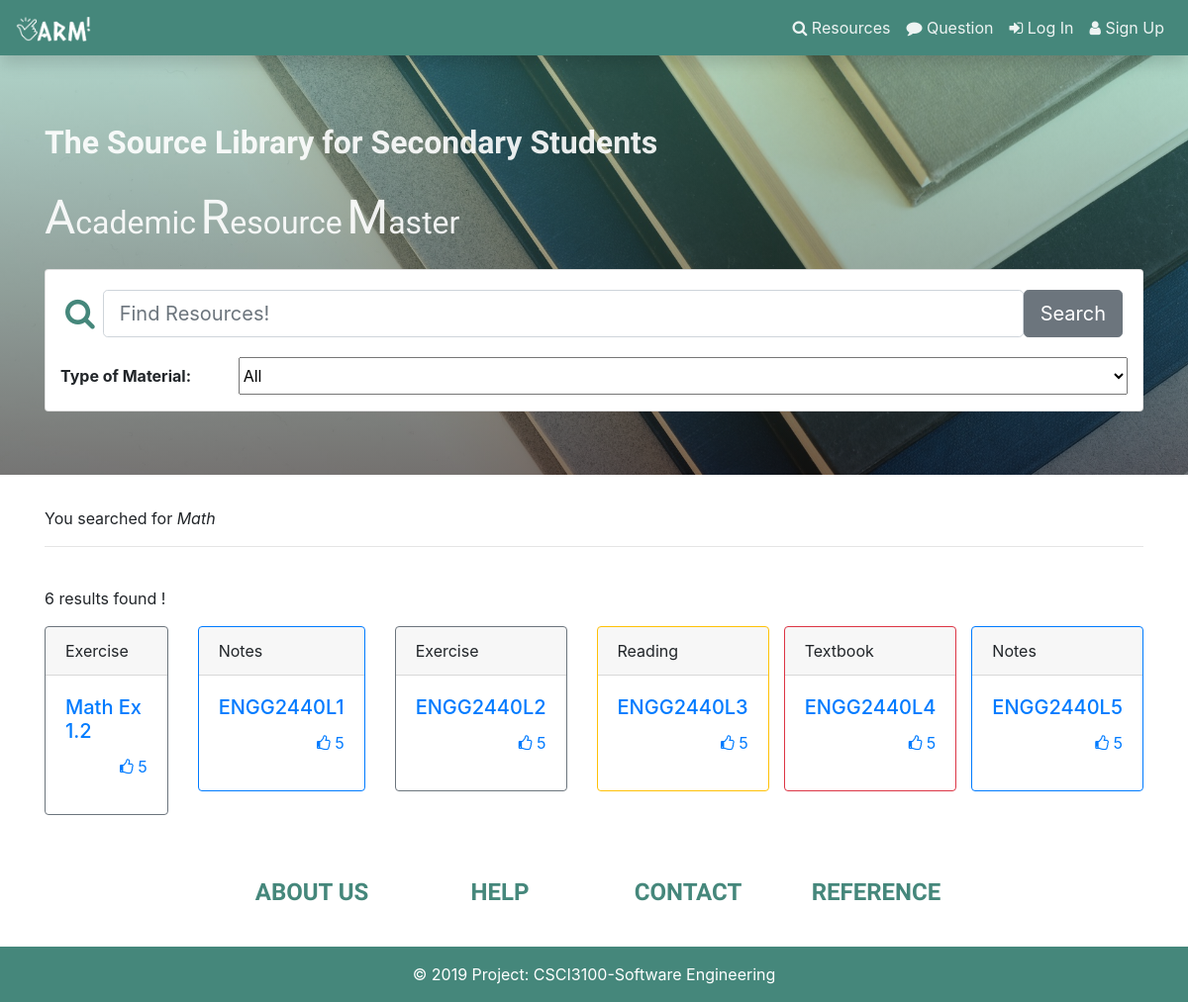
Screenshot of /result.php?search_content=Math&category=All with the database file from the repository.
### tables this page shows
CREATE TABLE `resource` (
  `fid` int(11) NOT NULL,
  `uid` int(11) NOT NULL,
  `file_url` varchar(255) NOT NULL,
  `rating` int(5) NOT NULL,
  `type` varchar(255) NOT NULL,
  `pages` int(11) NOT NULL,
  `tag` longtext NOT NULL,
  `price` int(11) NOT NULL,
  `name` varchar(255) NOT NULL
);

### result.php (the view, shortened to what this page needs)
<!DOCTYPE html>
<html lang="en" xmlns="http://www.w3.org/1999/xhtml">
<head>
  <link rel="stylesheet" href="assets/main.css">
    </head>
    <body>
      <?php include('menu.php');     include('search_header.php'); ?>
<div class = "container">
      <?php
      $srch = $_GET['search_content'];
      $category = $_GET['category'];
          echo "You searched for <i>$srch</i> <hr size='1'></br>";
          include("connect.php");
          $srch_exploded = explode (" ", $srch);
          $x = 0;
          $construct = "";
              foreach($srch_exploded as $srch_each)
              {
                  $x++;
                  if($x==1)
                  {
                    $construct .="tag LIKE '%$srch_each%'";
                  }
                  else
                  {
                    $construct .="AND tag LIKE '%$srch_each%'";
                  }
              }
              $sql ="SELECT * FROM resource WHERE $construct AND type= '".$category."'";
              if($category == "All"){
                $sql ="SELECT * FROM resource WHERE $construct";
              }
              $res = mysqli_query($db,$sql);
              $num = mysqli_num_rows($res);
              if ($num==0){
              echo "Sorry, there are no matching result for <b>$srch</b>.</br></br>";
              }else{
                  echo "".$num." results found !<p>";
                  $count = -1;
                  $numOfRow = 0;
                        while($row = mysqli_fetch_assoc($res))
                        {
                          $count ++;
                          $fid = $row ['fid'];
                          $title = $row ['name'];
                          $type = $row['type'];
                          $rating = $row['rating'];
                          $cardType = "";
                          switch ($type){
                            case "notes":
                              $cardType = '<div class="card border-primary mb-3" style="max-width: 18rem;">';
                              break;
                            case "exercise":
                              $cardType = '<div class="card border-secondary mb-3" style="max-width: 18rem;">';
                              break;
                            case "textbook":
                              $cardType = '<div class="card border-danger mb-3" style="max-width: 18rem;">';
                              break;
                            default:
                              $cardType = '<div class="card border-warning mb-3" style="max-width: 18rem;">';
                              break;
                          }
                    if($count%4 ==0){
                      echo '<div class="row justify-content-center">';
                      $numOfRow ++;
                    }
                        echo '<div class ="col">
                        '.$cardType.'
                          <div class="card-header">'.ucfirst($type).'</div>
                          <div class="card-body text-primary">
                          <h5 class="card-title"><a href = "view.php?fid='.$fid.'">'.$title.'</a></h5>
                          <p class="card-pf-aggregate-status-notifications">
                            <span class="card-pf-aggregate-status-notification" style = "text-align:right"><i class="fa fa-thumbs-o-up" aria-hidden="true"></i> '.$rating.'</span>
                          </p>
                          </div>
                        </div>
                      </div>';
                    if($count%4 == 0 && $count !=0){
                      echo '</div>';
                      $numOfRow--;
                    }
                  }
            if($numOfRow != 0){
              echo '</div>';
            }
          }
	  ?>
</div>
<?php include('footer.php'); ?>
</body>
</html>

### menu.php (shortened to what this page needs)
<nav class="navbar navbar-expand-sm navbar-custom shadow">
        <a href="index.php" class="navbar-brand">
            <img src="assets/images/logo.png" alt="Logo" style="width:76px;">
        </a>
        <div class="navbar-collapse collapse" id="navbarCustom">
            <ul class="navbar-nav ml-auto">
                <li><a class="nav-link" href="search.php"><i class="fa fa-search"></i> Resources</a></li>
                <li><a class="nav-link" href="question.php"><i class="fa fa-comment"></i> Question</a></li>
				<?php header("Content-Type:text/html; charset=utf-8");
					if (!isset($_SESSION['uid'])) {
						echo '
						<li><a class="nav-link" href="login.php"><i class="fa fa-sign-in"></i> Log In</a></li>
						<li><a class="nav-link" href="register.php"><i class="fa fa-user"></i> Sign Up</a></li>
						';
					}
				?>
            </ul>
        </div>
    </nav>

### search_header.php (shortened to what this page needs)
<div class="jumbotron jumbotron-fluid jumbotron-custom-img">
  <div class="container">
    <p style="color: rgba(255,255,255,.9)">
      <font face="Economica, sans-serif" size="6"><b>The Source Library for Secondary Students</b></font>
    </p>
    <p style="color: rgba(255,255,255,.9)">
      <font face="Economica, sans-serif" size="7">A</font><font face="Economica, sans-serif" size="6">cademic</font>
      <font face="Economica, sans-serif" size="7">R</font><font face="Economica, sans-serif" size="6">esource</font>
      <font face="Economica, sans-serif" size="7">M</font><font face="Economica, sans-serif" size="6">aster</font>
    </p>
    <form method="post" class="card card-sm"  enctype="multipart/form-data">
      <div class="card-body row no-gutters align-items-center">
          <div class="col-auto">
            <i class="fa fa-search" style="color:#45877b; font-size: xx-large"></i>&ensp;
          </div>
          <div class="col">
            <input class="form-control form-control-lg form-control-borderless" name ="search_content" type="text" placeholder="Find Resources!">
          </div>
          <div class="col-auto">
            <button class="btn btn-lg btn-secondary" name="search_btn" type="submit">Search</button>
          </div>
      </div>
      <div class = "container">
        <div class="form-group row no-gutters align-items-left">
          <label for="inputPassword" class="col-sm-2 col-form-label"><b>Type of Material:</b></label>
          <select class="col-sm-10" id="stype" name='category'>
          <option value="All">All</option>
          </select>
        </div>
      </form>
      </div>
  </div>

### footer.php (shortened to what this page needs)
<footer>
    <div class="container" style ="background-color: #ffffff">
      <div class="row text-center d-flex justify-content-center pt-5 mb-3">
        <div class="col-md-2 mb-3">
          <h4 class="text-uppercase font-weight-bold" style = "font-family: 'Economica', sans-serif;">
            <a href="aboutus.php" class="link-below">About us</a>
          </h4>
        </div>
        <div class="col-md-2 mb-3">
          <h4 class="text-uppercase font-weight-bold" style = "font-family: 'Economica', sans-serif;">
            <a href="help.php" class="link-below">Help</a>
          </h4>
        </div>
        <div class="col-md-2 mb-3">
          <h4 class="text-uppercase font-weight-bold" style = "font-family: 'Economica', sans-serif;">
            <a href="contact.php" class="link-below">Contact</a>
          </h4>
        </div>
        <div class="col-md-2 mb-3">
                <h4 class="text-uppercase font-weight-bold" style = "font-family: 'Economica', sans-serif;">
                  <a href="reference.php" class="link-below">Reference</a>
                </h4>
        </div>
      </div>
    </div>
    <div class="footer-copyright text-center py-3" style ="background-color: #45877b; color: #ffffff">© 2019 Project:
      <a href="http://course.cse.cuhk.edu.hk/~csci3100" class="csci3100"> CSCI3100-Software Engineering</a>
    </div>
  </footer>

### assets/main.css (style rules this page uses)
body { background: rgba(256, 256, 256, 0.9); }
p span { display: block; }
.navbar-custom { background-color: #45877b; }
.navbar-custom .navbar-brand, .navbar-custom .navbar-text, .navbar-custom .navbar-toggler { color: rgba(255,255,255,.9); }
.navbar-custom .navbar-nav .nav-link { color: rgba(255,255,255,.9); }

### result.php (style rules this page uses)
.jumbotron-custom-img { background: linear-gradient( rgba(52, 180, 160, 0.3), rgba(0, 0, 0, 0.5) ), url("assets/images/book.jpg"); background-size:cover; }

### footer.php (style rules this page uses)
A.csci3100:link { color: #ffffff; }
A.link-below:link { color: #45877b; }

### rows the page displays
resource: type "Exercise", name "Math Ex 1.2", rating "5"
resource: type "Notes", name "ENGG2440L1", rating "5"
resource: type "Exercise", name "ENGG2440L2", rating "5"
resource: type "Reading", name "ENGG2440L3", rating "5"
resource: type "Textbook", name "ENGG2440L4", rating "5"
resource: type "Notes", name "ENGG2440L5", rating "5"

### other values shown
$srch "Math"
$num "6"
